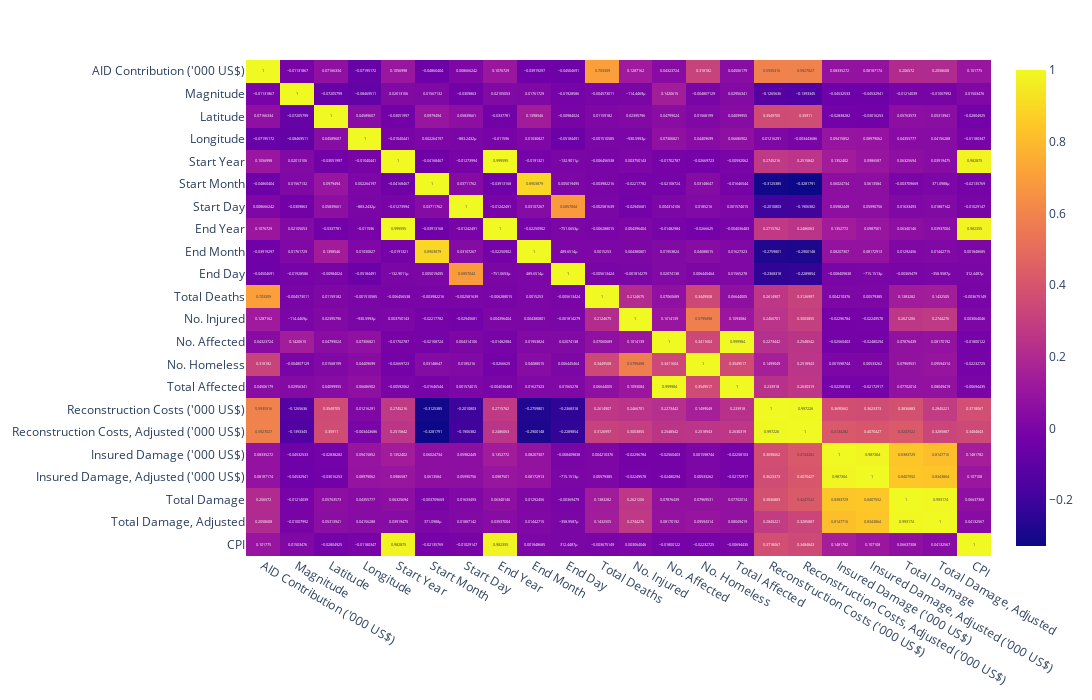

The notebook cell saved with this chart:
### Markdown cell above
The line plot above shows the top ten disasters across time. What do you notice? What other ways can you examine this data? 

<hr>

The next visualization example we are going to exmamine are visuals used to observe relationships in your dataset. 

<br>

Obeserving relationships - Correlation heatmap

We will use our disasters dataset for the next examples. Use the correlation heatmap to detect any relationship between numerical variables in the dataset. The closer a relationship to 1, the higher the correlation. The closer to 0 or negative number, the weaker the correlation.

### Code cell
# First we need to filter our dataframe for numerical values
# OPTIONAL: you can encode categorical values to numerical values
# For this example, we only select numerical values from our dataframe 
numerical_df = df.select_dtypes("number")
numerical_df_corr = numerical_df.corr()

# Create heatmap
heatmap = px.imshow(numerical_df_corr, text_auto = True, width = 2000, height = 700, aspect = 5)
heatmap.show()

### Figure 1 — Plotly figure (JSON) as saved in the notebook; plotly's stock layout.template omitted (floating-point values rounded to 4 significant figures; data arrays with more than 128 entries replaced by an {"elided": "..."} marker saying what was removed)
{"data": [{"coloraxis": "coloraxis", "hovertemplate": "x: %{x}<br>y: %{y}<br>color: %{z}<extra></extra>", "name": "0", "texttemplate": "%{z}", "type": "heatmap", "x": ["AID Contribution ('000 US$)", "Magnitude", "Latitude", "Longitude", "Start Year", "Start Month", "Start Day", "End Year", "End Month", "End Day", "Total Deaths", "No. Injured", "No. Affected", "No. Homeless", "Total Affected", "Reconstruction Costs ('000 US$)", "Reconstruction Costs, Adjusted ('000 US$)", "Insured Damage ('000 US$)", "Insured Damage, Adjusted ('000 US$)", "Total Damage", "Total Damage, Adjusted", "CPI"], "xaxis": "x", "y": ["AID Contribution ('000 US$)", "Magnitude", "Latitude", "Longitude", "Start Year", "Start Month", "Start Day", "End Year", "End Month", "End Day", "Total Deaths", "No. Injured", "No. Affected", "No. Homeless", "Total Affected", "Reconstruction Costs ('000 US$)", "Reconstruction Costs, Adjusted ('000 US$)", "Insured Damage ('000 US$)", "Insured Damage, Adjusted ('000 US$)", "Total Damage", "Total Damage, Adjusted", "CPI"], "yaxis": "y", "z": {"elided": "22x22 float values"}}], "layout": {"coloraxis": {"colorscale": [[0, "#0d0887"], [0.1111, "#46039f"], [0.2222, "#7201a8"], [0.3333, "#9c179e"], [0.4444, "#bd3786"], [0.5556, "#d8576b"], [0.6667, "#ed7953"], [0.7778, "#fb9f3a"], [0.8889, "#fdca26"], [1, "#f0f921"]]}, "height": 700, "margin": {"t": 60}, "width": 2000, "xaxis": {"anchor": "y", "domain": [0, 1]}, "yaxis": {"anchor": "x", "autorange": "reversed", "domain": [0, 1]}}}
